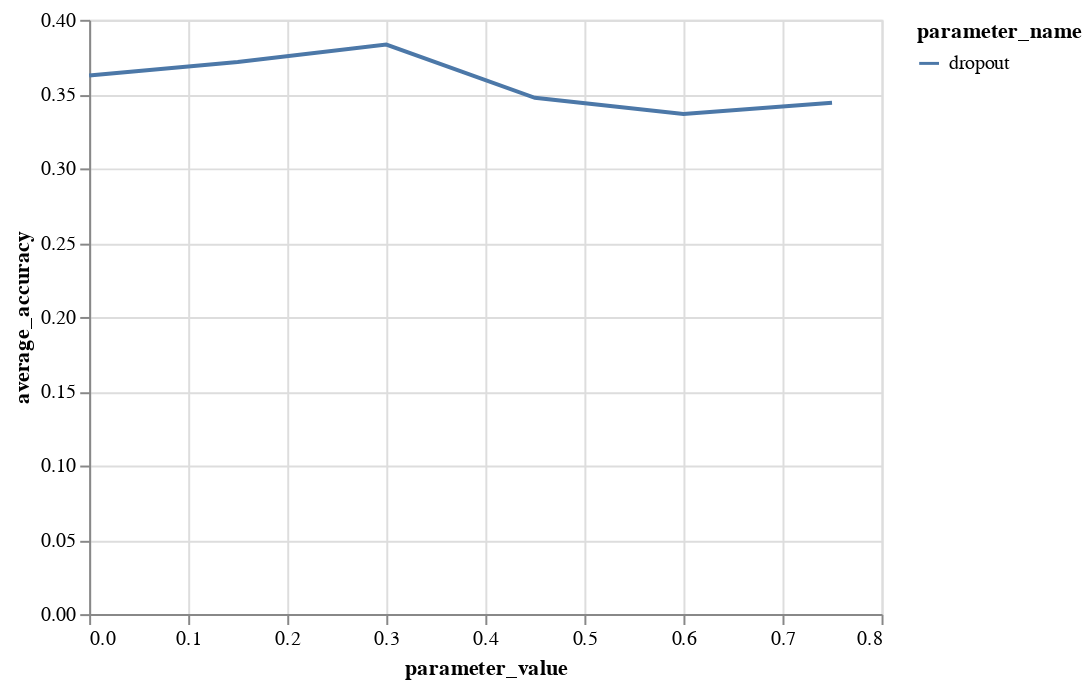

The notebook cell this image was saved under:
### Code cell
alt.Chart(validation_results).mark_line().encode(
    x='parameter_value',
    y='average_accuracy',
    color='parameter_name'
)

### Figure 1 — Vega-Lite specification as saved in the notebook (floating-point values rounded to 4 significant figures)
{"config": {"view": {"continuousWidth": 400, "continuousHeight": 300}}, "data": {"name": "data-abd1bb335a77068fb493ed601c197dc6"}, "mark": "line", "encoding": {"color": {"field": "parameter_name", "type": "nominal"}, "x": {"field": "parameter_value", "type": "quantitative"}, "y": {"field": "average_accuracy", "type": "quantitative"}}, "$schema": "https://vega.github.io/schema/vega-lite/v4.17.0.json", "datasets": {"data-abd1bb335a77068fb493ed601c197dc6": [{"parameter_name": "dropout", "parameter_value": 0, "average_accuracy": 0.3625}, {"parameter_name": "dropout", "parameter_value": 0.15, "average_accuracy": 0.3717}, {"parameter_name": "dropout", "parameter_value": 0.3, "average_accuracy": 0.3833}, {"parameter_name": "dropout", "parameter_value": 0.45, "average_accuracy": 0.3475}, {"parameter_name": "dropout", "parameter_value": 0.6, "average_accuracy": 0.3367}, {"parameter_name": "dropout", "parameter_value": 0.75, "average_accuracy": 0.3442}]}}
